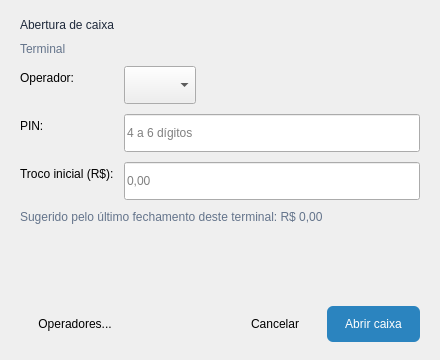
<?xml version="1.0" encoding="UTF-8"?>
<ui version="4.0">
 <class>AberturaCaixa</class>
 <widget class="QDialog" name="AberturaCaixa">
  <property name="geometry">
   <rect>
    <x>0</x>
    <y>0</y>
    <width>440</width>
    <height>360</height>
   </rect>
  </property>
  <property name="windowTitle">
   <string>Abrir caixa</string>
  </property>
  <property name="styleSheet">
   <string notr="true">QLabel#Lbl_Titulo { font: 700 14pt &quot;Ubuntu&quot;; color: rgb(30, 41, 59); }
QLabel#Lbl_Terminal, QLabel#Lbl_Sugerido { color: rgb(100, 116, 139); }
QLineEdit, QComboBox { min-height: 32px; font: 11pt &quot;Segoe UI&quot;; }
QPushButton { min-height: 36px; padding: 0 18px; font: 600 10pt &quot;Segoe UI&quot;; border-radius: 6px; }
QPushButton#Btn_Abrir { background-color: rgb(43, 132, 191); color: white; }
QPushButton#Btn_Abrir:hover { background-color: rgb(13, 92, 161); }
QPushButton#Btn_Abrir:disabled { background-color: rgb(190, 200, 212); }</string>
  </property>
  <layout class="QVBoxLayout" name="verticalLayout">
   <property name="spacing">
    <number>10</number>
   </property>
   <property name="leftMargin">
    <number>20</number>
   </property>
   <property name="topMargin">
    <number>18</number>
   </property>
   <property name="rightMargin">
    <number>20</number>
   </property>
   <property name="bottomMargin">
    <number>18</number>
   </property>
   <item>
    <widget class="QLabel" name="Lbl_Titulo">
     <property name="text">
      <string>Abertura de caixa</string>
     </property>
    </widget>
   </item>
   <item>
    <widget class="QLabel" name="Lbl_Terminal">
     <property name="text">
      <string>Terminal</string>
     </property>
    </widget>
   </item>
   <item>
    <layout class="QFormLayout" name="formLayout">
     <property name="fieldGrowthPolicy">
      <enum>QFormLayout::FieldGrowthPolicy::ExpandingFieldsGrow</enum>
     </property>
     <item row="0" column="0">
      <widget class="QLabel" name="label">
       <property name="text">
        <string>Operador:</string>
       </property>
      </widget>
     </item>
     <item row="0" column="1">
      <widget class="QComboBox" name="CBox_Operador"/>
     </item>
     <item row="1" column="0">
      <widget class="QLabel" name="label_2">
       <property name="text">
        <string>PIN:</string>
       </property>
      </widget>
     </item>
     <item row="1" column="1">
      <widget class="QLineEdit" name="Ledit_Pin">
       <property name="maxLength">
        <number>6</number>
       </property>
       <property name="echoMode">
        <enum>QLineEdit::EchoMode::Password</enum>
       </property>
       <property name="placeholderText">
        <string>4 a 6 dígitos</string>
       </property>
      </widget>
     </item>
     <item row="2" column="0">
      <widget class="QLabel" name="label_3">
       <property name="text">
        <string>Troco inicial (R$):</string>
       </property>
      </widget>
     </item>
     <item row="2" column="1">
      <widget class="QLineEdit" name="Ledit_Troco">
       <property name="placeholderText">
        <string>0,00</string>
       </property>
      </widget>
     </item>
    </layout>
   </item>
   <item>
    <widget class="QLabel" name="Lbl_Sugerido">
     <property name="text">
      <string>Sugerido pelo último fechamento deste terminal: R$ 0,00</string>
     </property>
     <property name="wordWrap">
      <bool>true</bool>
     </property>
    </widget>
   </item>
   <item>
    <spacer name="verticalSpacer">
     <property name="orientation">
      <enum>Qt::Orientation::Vertical</enum>
     </property>
     <property name="sizeHint" stdset="0">
      <size>
       <width>20</width>
       <height>10</height>
      </size>
     </property>
    </spacer>
   </item>
   <item>
    <layout class="QHBoxLayout" name="horizontalLayout">
     <item>
      <widget class="QPushButton" name="Btn_Operadores">
       <property name="text">
        <string>Operadores...</string>
       </property>
       <property name="flat">
        <bool>true</bool>
       </property>
      </widget>
     </item>
     <item>
      <spacer name="horizontalSpacer">
       <property name="orientation">
        <enum>Qt::Orientation::Horizontal</enum>
       </property>
       <property name="sizeHint" stdset="0">
        <size>
         <width>40</width>
         <height>20</height>
        </size>
       </property>
      </spacer>
     </item>
     <item>
      <widget class="QPushButton" name="Btn_Cancelar">
       <property name="text">
        <string>Cancelar</string>
       </property>
      </widget>
     </item>
     <item>
      <widget class="QPushButton" name="Btn_Abrir">
       <property name="text">
        <string>Abrir caixa</string>
       </property>
       <property name="default">
        <bool>true</bool>
       </property>
      </widget>
     </item>
    </layout>
   </item>
  </layout>
 </widget>
 <resources/>
 <connections/>
</ui>
